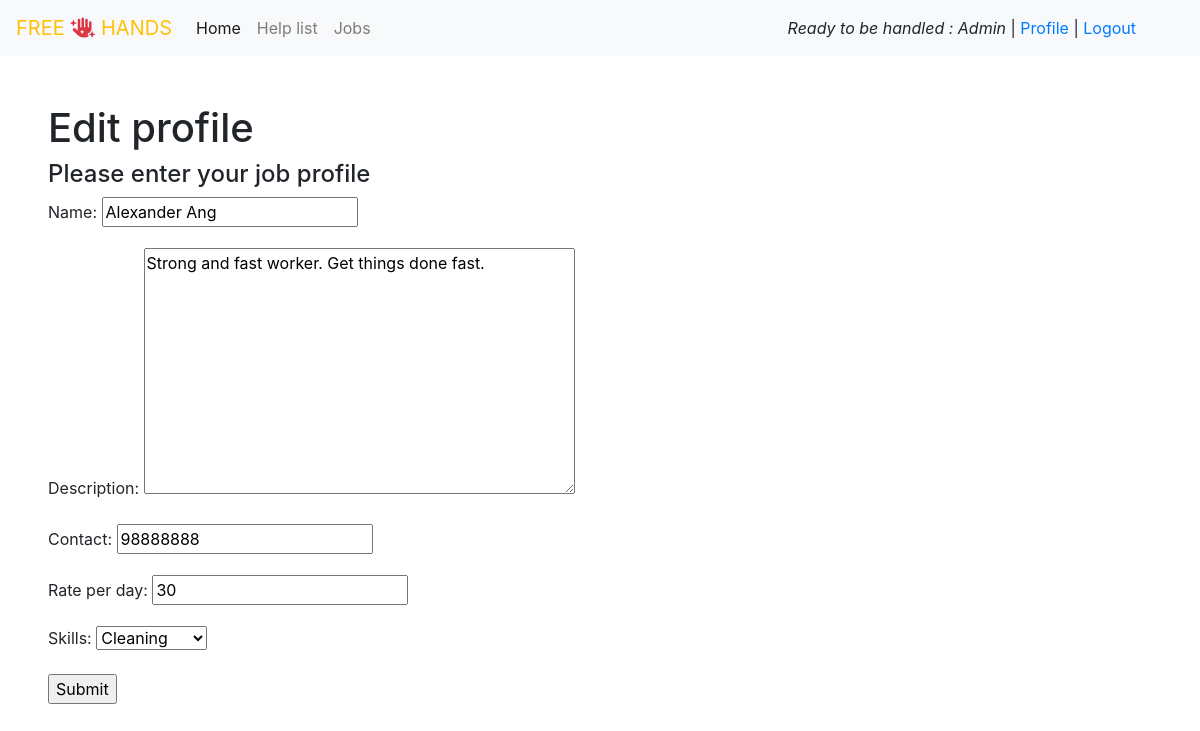
Page /hands/edit_profile/5 (signed in) on the committed database.
### accounts/models.py (models this page shows)
class MyUser(AbstractUser):
    pass

### hands/models.py (models this page shows, shortened)
class Hands_info (models.Model):
    user = models.ForeignKey(
        MyUser, on_delete=models.CASCADE,
        null= False,
        blank = False
        )
    name = models.CharField(
        max_length = 64,
        blank = False,
        )
    description = models.TextField(
        max_length = 256,
        blank = False,
        )
    contact = models.IntegerField (
        blank = False,
        )
    rate_per_day = models.IntegerField(
        blank = False,
        default = 20
        )
    SKILLS = [
        ('Tutoring', 'Tutoring'),
        ('Gardening', 'Gardening'),
        ('Cleaning', 'Cleaning'),
        ('Delivery', 'Delivery'),
        ('Tele-calling','Tele-calling'),
        ('Others','Others'),
        ]
    skills = models.CharField(
        max_length = 16,
        choices = SKILLS,
        default = 'Others')

### hands/views.py (the view)
# urls.py: path('edit_profile/<id>', edit_profile, name='edit_profile'),
def edit_profile (request,id):
    selected_profile = get_object_or_404(Hands_info, pk=id)
    if request.method == "POST":
        form = Profile_form(request.POST, request.FILES, instance=selected_profile)
        if form.is_valid():
            form.user = request.user
            form.save()
            return redirect(profile)
    else:
        form = Profile_form(instance=selected_profile)
        return render(request, 'edit_profile.html',{
            'form':form
        })

### hands/forms.py
class Profile_form(forms.ModelForm):
    class Meta:
        model = Hands_info
        fields = (
            'name',
            'description',
            'contact',
            'rate_per_day',
            'skills',
        )

### hands/templates/edit_profile.html (shortened to what this page needs)
{% extends 'base.html' %}
  {% block content %}
  <section class='p-5'>
    <h1>Edit profile</h1>
    <div>
      <h4>Please enter your job profile</h4>
    </div>
    <form method='POST'>
        {{ form.as_p }}
        <input type="submit">
    </form>
  </section>
  {% endblock %}

### templates/base.html (shortened to what this page needs)
{% load static %}
<!doctype html>
<html lang="en">
<head>
  <link rel="stylesheet" href="https://stackpath.bootstrapcdn.com/bootstrap/4.4.1/css/bootstrap.min.css">
  <link rel="stylesheet" href="{% static 'style.css' %}" type="text/css" />
</head>
<body>
  <nav class="navbar navbar-expand-lg navbar-light bg-light">
    <a class="navbar-brand" href="{% url 'index' %}"><span class='text-warning'>FREE
    <i class="fas fa-hand-sparkles text-danger"></i>
    HANDS</span></a>
    <div class="collapse navbar-collapse" id="navbarSupportedContent">
      <ul class="navbar-nav mr-auto">
        <li class="nav-item active">
          <a class="nav-link" href="{% url 'index' %}">Home <span class="sr-only">(current)</span></a>
        </li>
        <li class="nav-item">
          <a class="nav-link" href="{% url 'help_list' %}">Help list</a>
        </li>
        <li class="nav-item">
          <a class="nav-link" href="{% url 'job_listing' %}">Jobs</a>
        </li>
      </ul>
      <div class='pr-5'>
        {% if user.is_authenticated %}
        <i>Ready to be handled : {{request.user.username|capfirst}}</i> |
        <a href="{% url 'profile' %}"> Profile</a> |
        <a href="{% url 'logout' %}"> Logout</a>
        {% endif %}
      </div>
    </div>
  </nav>
  {% block content %}{% endblock %}
</body>
</html>

### rows in the picture
MyUser: user.username "Admin"
Hands_info: name "Alexander Ang", description "Strong and fast worker. Get things done fast.", contact "98888888", rate_per_day "30", skills "Cleaning"
